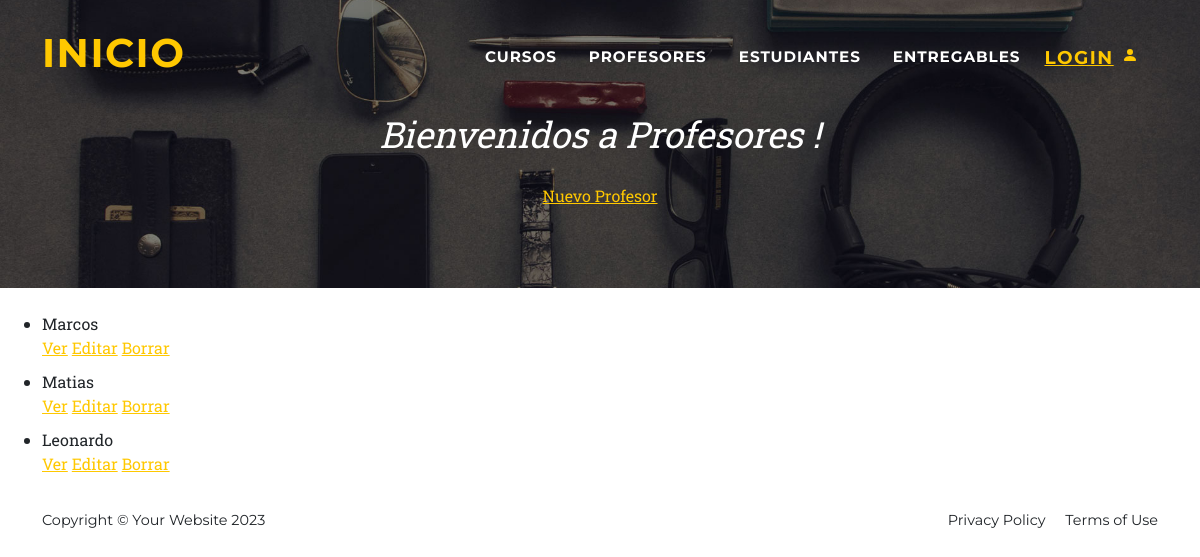
The page /profesores/ on the database its author committed.
### AppCoder/models.py (models this page shows, shortened)
class Profesor(models.Model):
    nombre = models.CharField(max_length=30)
    apellido = models.CharField(max_length=30)
    email = models.EmailField()
    profesion = models.CharField(max_length=30)
    fecha_alta = models.DateTimeField(auto_created=True, null=True)

### AppCoder/views.py (the view)
# urls.py: path("profesores/", views.ProfeList.as_view(), name = "List_Profe"),
class ProfeList(ListView):
    model = Profesor
    template_name = "AppCoder/profesores.html"

### AppCoder/templates/AppCoder/profesores.html (shortened to what this page needs)
{% extends 'AppCoder/base.html' %}
{% load static %}
{% block header %}
    <div class="masthead-subheading"><br> Bienvenidos a Profesores !</div>
    <a href="{% url 'Create_Profe' %}">Nuevo Profesor</a>
{% endblock header %}
{% block body %}
    <ul class="container"><br>
        {% for profesor in object_list %}
            <li>
                <p> {{profesor.nombre}} <br><br>
                    <a href="{% url 'Detail_Profe' profesor.id %}">Ver</a>
                    <a href="{% url 'Update_Profe' profesor.id %}">Editar</a>
                    <a href="{% url 'Delete_Profe' profesor.id %}">Borrar</a>
                </p>
            </li>
        {% endfor %}
    </ul>
{% endblock body %}

### rows shown on the page
Profesor: nombre "Marcos"
Profesor: nombre "Matias"
Profesor: nombre "Leonardo"
